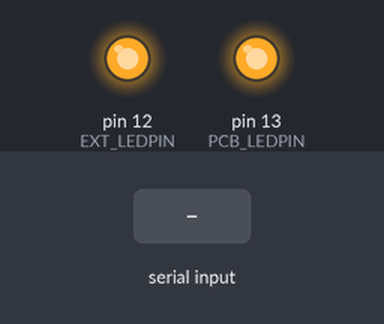
A sketch run on a simulated Arduino Uno, built with avr-gcc and run on an emulated ATmega328P. Parts: output pins drawn as LEDs (lit = HIGH). The test bench sets the inputs (shaded band). What the sketch prints to the serial monitor is not drawn.

Above: at 9.1 s.
At 19.2 s:
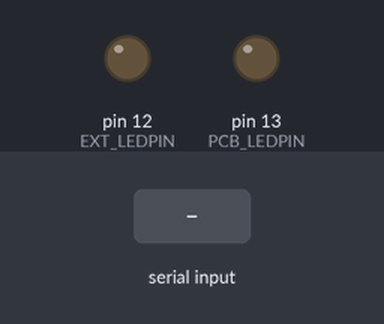
19.3 s: byte 1 (1) received over Serial
At 20.3 s:
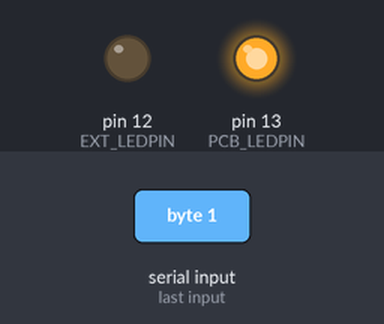
Timing chart, 0 to 22.3 s (numbered marks = the images above; inputs shaded):
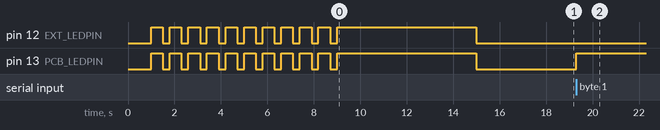

Measured:
- after the input at 19.3 s, pin 13 (PCB_LEDPIN): LOW → HIGH at once

The sketch:

LoRaMote_lightsensor_led_Stalker_DemoLorakit_V1.0_noDebug.ino
```cpp
// (licence header left out)
/****************************************************************/
//  Software code for Grove - Ligth Sensor V1.1
//  on Seeeduino Stalker v2.3
/****************************************************************/

/***************************************************************/
/* created 12 december 2015
 *  by TAns Orange Labs (City)
 *   last modified 18 Mars 2016 by Othmane Amane (Technocentre Orange)
 */

#include <math.h>

byte ArrayOfFourBytes[4];

int i_cmp = 0;
byte by_CdeLed = 0;
byte by_extLedState = 0;
byte by_pcbLedState = 0;
long i_delay_loop = 180000;

long l_milli = 0;
float f_Rsensor;    //Resistance of sensor in K

const byte by_ON = 1;
const byte by_OFF = 0;
const byte by_IDL = 2;


// **************** const temp / light *************************
const int PIN_LIGHTSENSOR = A5;  // Grove - Temperature Sensor connect to A5
const int PCB_LEDPIN=13;         //Connect the PCB LED L0 to Pin13, Digital 13
const int EXT_LEDPIN=12;        //Connect the external Green LED to Pin 12, Digital 12
const int THRESHOLDVALUE=10;    //The threshold for which the LED should turn on.

// **************** initialisation *****************************
void setup()
{
    // *********** init Debug and Bee baud rate ***********************************
  initXbeeDebugSerials(19200);  // xbee baud rate = 19200 on Atmega side

  // *********** init digital pins **********************************************
  pinMode(PCB_LEDPIN,OUTPUT);      //Set the LED on Digital 12 as an OUTPUT
  pinMode(EXT_LEDPIN,OUTPUT);     //Set the External Led on Digital 13 as an OUTPUT

  led_blinking(PCB_LEDPIN, EXT_LEDPIN, 10);  // blinking for ten seconds
  led_On_Off(PCB_LEDPIN, by_ON, EXT_LEDPIN, by_ON); // Leds ON along with command mode

  // set ATO & ATM Parameters for Nano N8
  initXbeeNanoN8();

  led_On_Off(PCB_LEDPIN, by_OFF, EXT_LEDPIN, by_OFF); // Leds Off after command mode
  delay(3000);
}

void loop()
{
   /****** light sensor measures **************************************/
    int sensorValue = analogRead(PIN_LIGHTSENSOR); //read light from sensor
    float Rsensor = RsensorCalc(sensorValue);

   /***************send light or temperature***************/
   sendLightSensorValuetoNanoN8(sensorValue);
   delay(1000);

   /********* Down Link get serial data  *****************************/
    l_milli = millis();
    while (Serial.available () == 0) {
     if((millis()-l_milli) > 2100) break;
    }
    while (Serial.available () > 0) {
      // read the down link serial Data:
      by_CdeLed = Serial.read();

      switch (by_CdeLed) {
         case 0: led_On_Off(PCB_LEDPIN, by_OFF, EXT_LEDPIN, by_IDL);
                 break;
         case 1: led_On_Off(PCB_LEDPIN, by_ON, EXT_LEDPIN, by_IDL);
                 break;
         case 2: led_blinking(PCB_LEDPIN, EXT_LEDPIN, 30);  // both leds blink for 30 sec
                 break;
      }
    }
    delay(i_delay_loop); //get and send datas every 3 minutes (default).

 }

/*************************** methods **********************************/

 void initXbeeDebugSerials(int xbee_rate)
 {
  Serial.begin(xbee_rate);       // the Bee baud rate on Software Serial Atmega
  delay(1000);
 }

 void initXbeeNanoN8()
 {
  // ************ Command Mode *****************
  // set ATO & ATM Parameters (Unconf frame, port com, encoding, rx payload only, Duty Cycle...)
  Serial.print("+++");          // Enter command mode
  delay(1500);

  //Serial.println("Read module version (DevEUI) : ");
  Serial.print("ATV\n");    // Return module version, DevEUI (LSB first), Stack version.
  delay(1500);

  /***************** Rx ****************************************/
  Serial.print("ATM007=06\n");    // Baud rate 19200
  delay(1500);

  /***********************Quit COMMAND MODE ********************/
  Serial.print("ATQ\n");        // Quit command mode
  delay(1500);

 }

void led_On_Off(int led1, byte by_cmdLed1, int led2, byte by_cmdLed2)
 {
  if (by_cmdLed1 == by_OFF) {
    digitalWrite(led1, LOW);   // pcb LED OFF
    by_pcbLedState = 0;
  }
  if (by_cmdLed1 == by_ON) {
    digitalWrite(led1, HIGH);   // pcb LED ON
    by_pcbLedState = 1;
  }
  if (by_cmdLed2 == by_OFF) {
    digitalWrite(led2, LOW);   // external LED OFF
    by_extLedState = 0;
  }
  if (by_cmdLed2 == by_ON) {
    digitalWrite(led2, HIGH);   // external LED ON
    by_extLedState = 1;
  }
 }

void led_blinking(int led1, int led2, int sec)
 {
 while (i_cmp < sec)
   {
   // blink on received cde
   digitalWrite(led1, HIGH);   // turn the pcb LED ON
   digitalWrite(led2, HIGH);   // external LED ON
   by_pcbLedState = 1;
   by_extLedState = 1;
      delay(500);
   digitalWrite(led1, LOW);    // turn the pcb LED OFF
   digitalWrite(led2, LOW);   // external LED OFF
   by_pcbLedState = 0;
   by_extLedState = 0;
      delay(300);              // wait for a second
   i_cmp++;
   }
   i_cmp = 0;
 }

 void sendLightSensorValuetoNanoN8(int i_value)
  {
    int byteOne = (int) i_value / 256;
    int byteTwo = (int) i_value % 256;

        (by_pcbLedState==0)?Serial.write((byte)0x00):Serial.write(0x01);
        Serial.write((byte)0x00);
        Serial.write((byte)0x00);
        (byteOne==0)?Serial.write((byte)0x00):Serial.write((byte)byteOne);
        (byteTwo==0)?Serial.write((byte)0x00):Serial.write((byte)byteTwo);

  }

 float RsensorCalc(int i_value)
{
    float f_resistor=(float)(1023-i_value)*10/i_value;
    if(f_resistor>THRESHOLDVALUE)
    {
      digitalWrite(EXT_LEDPIN,HIGH);
      by_extLedState = 1;
    }
    else
    {
      digitalWrite(EXT_LEDPIN,LOW);
      by_extLedState = 0;
    }
    return f_resistor;
}
```
